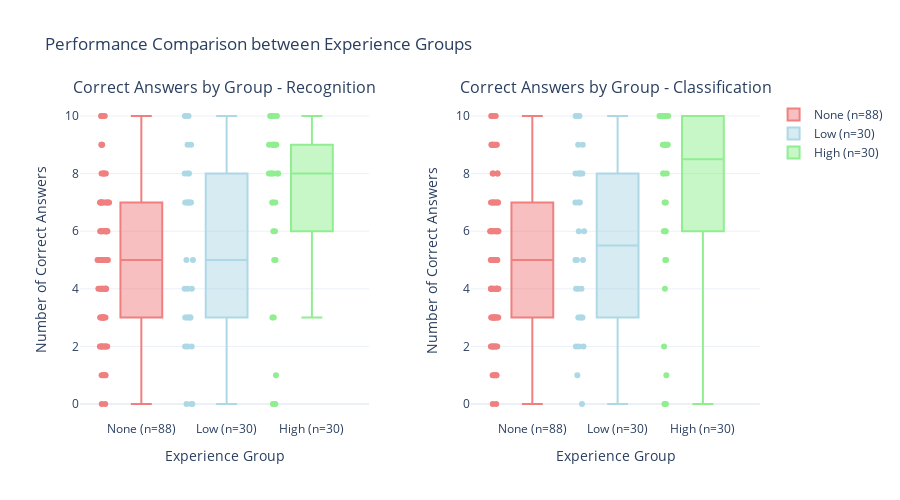

The cell this chart's notebook holds for it:
### Markdown cell above
### Results Visualization

#### 1. Scatter Plots with Trend Lines
- **Individual data points**: Show raw relationship between experience and knowledge
- **Linear trend lines**: Visualize correlation direction and strength
- **Interactive tooltips**: Enable detailed data exploration

#### 2. Box Plots by Experience Group
- **Distribution comparison**: Show median, quartiles, and outliers for each group
- **Statistical significance**: Visual representation of group differences
- **Sample size indication**: Include group sizes for context

### Code cell
# Box plots para comparar grupos
fig_box = make_subplots(rows=1, cols=2, subplot_titles=("Correct Answers by Group - Recognition", "Correct Answers by Group - Classification"), horizontal_spacing=0.15)

# Preparar dados para box plots
grupos_nomes = ["None", "Low", "High"]
grupos_data = [grupo_nenhuma, grupo_baixa, grupo_alta]
cores = ["lightcoral", "lightblue", "lightgreen"]

# Box plot - Reconhecimento
for i, (nome, data, cor) in enumerate(zip(grupos_nomes, grupos_data, cores)):
    if len(data) > 0:
        fig_box.add_trace(go.Box(y=data["acertos_rec"], name=f"{nome} (n={len(data)})", marker_color=cor, boxpoints="all", jitter=0.3, pointpos=-1.8), row=1, col=1)

# Box plot - Classificação
for i, (nome, data, cor) in enumerate(zip(grupos_nomes, grupos_data, cores)):
    if len(data) > 0:
        fig_box.add_trace(go.Box(y=data["acertos_class"], name=f"{nome} (n={len(data)})", marker_color=cor, boxpoints="all", jitter=0.3, pointpos=-1.8, showlegend=False), row=1, col=2)

fig_box.update_layout(title_text="Performance Comparison between Experience Groups", height=500)

fig_box.update_yaxes(title_text="Number of Correct Answers", row=1, col=1)
fig_box.update_yaxes(title_text="Number of Correct Answers", row=1, col=2)
fig_box.update_xaxes(title_text="Experience Group", row=1, col=1)
fig_box.update_xaxes(title_text="Experience Group", row=1, col=2)

fig_box.show()

### Figure 1 — Plotly figure (JSON) as saved in the notebook; plotly's stock layout.template omitted (floating-point values rounded to 4 significant figures)
{"data": [{"boxpoints": "all", "jitter": 0.3, "marker": {"color": "lightcoral"}, "name": "None (n=88)", "pointpos": -1.8, "type": "box", "xaxis": "x", "y": [8, 3, 6, 6, 8, 7, 7, 5, 7, 4, 2, 7, 5, 7, 6, 6, 5, 6, 10, 8, 7, 10, 7, 6, 2, 5, 4, 4, 7, 3, 7, 5, 4, 3, 4, 4, 1, 3, 3, 2, 5, 6, 5, 4, 2, 0, 6, 5, 2, 2, 6, 5, 2, 3, 1, 1, 5, 6, 4, 5, 5, 1, 3, 2, 6, 5, 4, 1, 7, 9, 8, 5, 6, 5, 4, 2, 0, 7, 3, 3, 3, 10, 10, 4, 9, 8, 5, 9], "yaxis": "y"}, {"boxpoints": "all", "jitter": 0.3, "marker": {"color": "lightblue"}, "name": "Low (n=30)", "pointpos": -1.8, "type": "box", "xaxis": "x", "y": [10, 8, 2, 8, 10, 0, 4, 7, 3, 7, 3, 3, 4, 2, 7, 3, 7, 0, 3, 5, 2, 0, 9, 7, 8, 5, 10, 4, 9, 7], "yaxis": "y"}, {"boxpoints": "all", "jitter": 0.3, "marker": {"color": "lightgreen"}, "name": "High (n=30)", "pointpos": -1.8, "type": "box", "xaxis": "x", "y": [10, 10, 7, 10, 9, 8, 9, 10, 8, 7, 5, 10, 9, 8, 7, 6, 0, 1, 6, 3, 3, 9, 0, 8, 9, 9, 5, 8, 9, 8], "yaxis": "y"}, {"boxpoints": "all", "jitter": 0.3, "marker": {"color": "lightcoral"}, "name": "None (n=88)", "pointpos": -1.8, "showlegend": false, "type": "box", "xaxis": "x2", "y": [8, 2, 7, 5, 8, 9, 7, 3, 8, 6, 2, 9, 3, 7, 5, 4, 6, 4, 10, 7, 8, 10, 7, 7, 2, 5, 4, 3, 7, 4, 9, 6, 4, 2, 4, 4, 1, 5, 2, 2, 5, 7, 4, 3, 3, 0, 6, 6, 2, 4, 6, 5, 4, 3, 1, 1, 5, 6, 0, 5, 6, 3, 3, 3, 4, 6, 5, 1, 6, 9, 9, 6, 5, 4, 4, 2, 1, 6, 3, 4, 3, 10, 10, 3, 9, 9, 5, 9], "yaxis": "y2"}, {"boxpoints": "all", "jitter": 0.3, "marker": {"color": "lightblue"}, "name": "Low (n=30)", "pointpos": -1.8, "showlegend": false, "type": "box", "xaxis": "x2", "y": [10, 8, 1, 8, 10, 0, 6, 9, 3, 7, 3, 5, 5, 4, 7, 3, 7, 4, 3, 6, 2, 2, 8, 5, 8, 2, 10, 4, 9, 8], "yaxis": "y2"}, {"boxpoints": "all", "jitter": 0.3, "marker": {"color": "lightgreen"}, "name": "High (n=30)", "pointpos": -1.8, "showlegend": false, "type": "box", "xaxis": "x2", "y": [9, 10, 7, 10, 8, 10, 10, 10, 9, 6, 5, 10, 9, 7, 10, 6, 0, 1, 6, 2, 4, 9, 0, 9, 9, 10, 5, 8, 10, 8], "yaxis": "y2"}], "layout": {"annotations": [{"font": {"size": 16}, "showarrow": false, "text": "Correct Answers by Group - Recognition", "x": 0.2125, "xanchor": "center", "xref": "paper", "y": 1, "yanchor": "bottom", "yref": "paper"}, {"font": {"size": 16}, "showarrow": false, "text": "Correct Answers by Group - Classification", "x": 0.7875, "xanchor": "center", "xref": "paper", "y": 1, "yanchor": "bottom", "yref": "paper"}], "height": 500, "title": {"text": "Performance Comparison between Experience Groups"}, "xaxis": {"anchor": "y", "domain": [0, 0.425], "title": {"text": "Experience Group"}}, "xaxis2": {"anchor": "y2", "domain": [0.575, 1], "title": {"text": "Experience Group"}}, "yaxis": {"anchor": "x", "domain": [0, 1], "title": {"text": "Number of Correct Answers"}}, "yaxis2": {"anchor": "x2", "domain": [0, 1], "title": {"text": "Number of Correct Answers"}}}}
